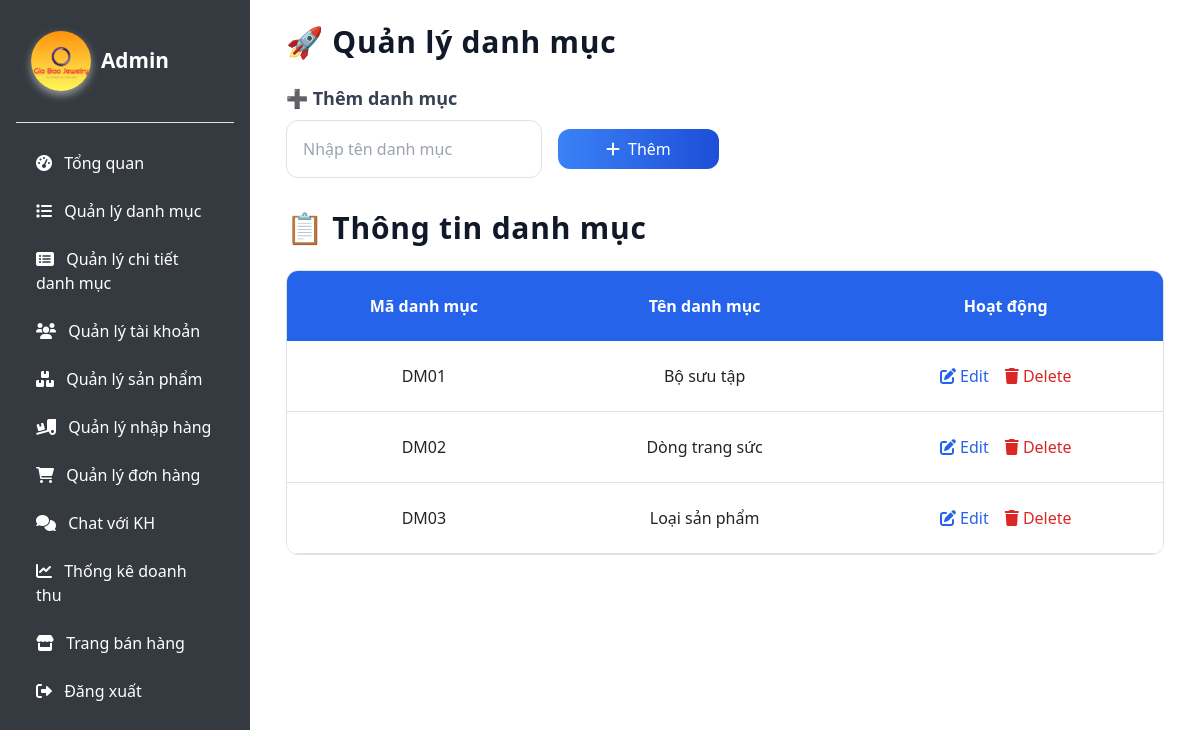
The page /admin/quanlydanhmuc.php on the database as committed earlier.
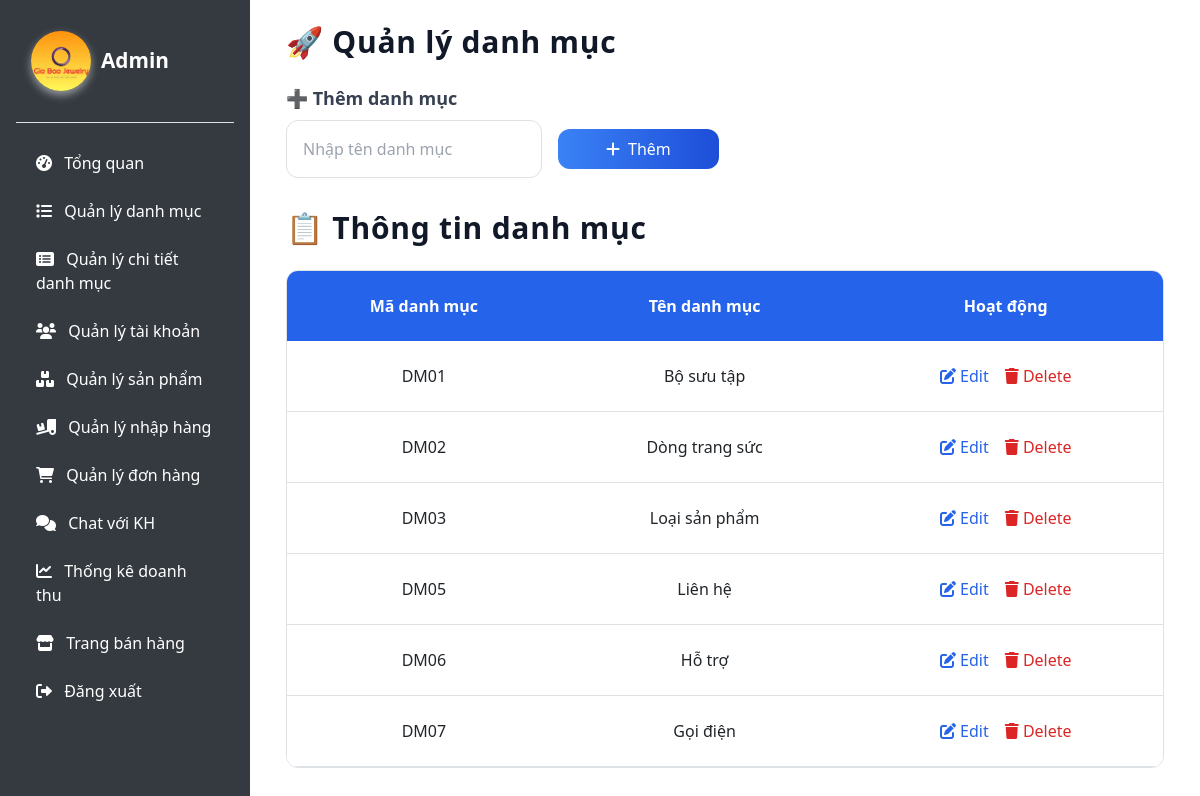
The same page on the database as committed later.
### tables this page shows
CREATE TABLE `danhmuc` (
  `MaDM` varchar(255) NOT NULL,
  `TenDM` varchar(255) NOT NULL
);

### admin/quanlydanhmuc.php (the view, shortened to what this page needs)
<?php
include dirname(__DIR__) . '/database/connect.php';
$sql = "SELECT MaDM, TenDM FROM danhmuc";
$result = $conn->query($sql);
?>
<html lang="vi">
<head>
    <link href="https://cdn.jsdelivr.net/npm/bootstrap@5.3.0/dist/css/bootstrap.min.css" rel="stylesheet">
    <link href="https://cdnjs.cloudflare.com/ajax/libs/font-awesome/6.0.0/css/all.min.css" rel="stylesheet">
    <script src="https://cdn.tailwindcss.com"></script>
    <link rel="stylesheet" href="../assets/quanlynhaphang.css">
    <link rel="stylesheet" href="../assets/admins.css">
</head>
<body>
    <div class="d-flex">
        <div class="sidebar d-flex flex-column p-3">
            <div class="d-flex align-items-center border-bottom pb-3 mb-3">
                <div class="admin-info">
                <img src="../images/logo.jpg" alt="Admin">
                    <span>Admin</span>
                </div>
            </div>
            <a href="admin.php"><i class="fas fa-tachometer-alt me-2"></i> Tổng quan</a>
            <a href="quanlydanhmuc.php"><i class="fas fa-list me-2"></i> Quản lý danh mục</a>
            <a href="chitietdanhmuc.php"><i class="fas fa-list-alt me-2"></i> Quản lý chi tiết danh mục</a>
            <a href="quanlytaikhoan.php"><i class="fas fa-users me-2"></i> Quản lý tài khoản</a>
            <a href="quanlysanpham.php"><i class="fas fa-boxes me-2"></i> Quản lý sản phẩm</a>
            <a href="quanlynhaphang.php"><i class="fas fa-truck-loading me-2"></i> Quản lý nhập hàng</a>
            <a href="quanlydonhang.php"><i class="fas fa-shopping-cart me-2"></i> Quản lý đơn hàng</a>
            <a href="quanlychat.php"><i class="fas fa-comments me-2"></i> Chat với KH</a>
            <a href="doanhthu.php"><i class="fas fa-chart-line me-2"></i> Thống kê doanh thu</a>
            <a href="../actions/logout.php"><i class="fas fa-store me-2"></i> Trang bán hàng</a>
            <a href="../views/login.php"><i class="fas fa-sign-out-alt me-2"></i> Đăng xuất</a>
        </div>
        <div class="p-4 bg-white main-content">
            <main class="container ">
                <section class="mb-8">
                    <h2 class="text-3xl font-extrabold mb-4 text-gray-900 tracking-wide">🚀 Quản lý danh mục</h2>
                    <h2 class="text-lg font-semibold mb-2 text-gray-700">➕ Thêm danh mục</h2>
                    <form id="categoryForm" class="flex space-x-4 items-center">
                        <input type="text" id="tenDM" placeholder="Nhập tên danh mục" required
                            class="w-64 p-3 border border-gray-300 rounded-xl focus:ring-4 focus:ring-blue-400 focus:outline-none transition-all duration-300">
                        <button type="submit"
                            class="bg-gradient-to-r from-blue-500 to-blue-700 text-white px-5 py-2 rounded-xl transition-all duration-300 hover:scale-105 hover:shadow-lg active:scale-95 flex items-center space-x-2">
                            <i class="fas fa-plus"></i> <span>Thêm</span>
                        </button>
                    </form>
                </section>
                <section>
                    <h2 class="text-3xl font-extrabold mb-4 text-gray-900 tracking-wide">📋 Thông tin danh mục</h2>
                    <div class="overflow-hidden border border-gray-300 rounded-xl transform transition-all duration-300 ">
                        <table class="min-w-full bg-white text-center">
                            <thead class="bg-blue-600 text-white">
                                <tr>
                                    <th class="py-4 px-6">Mã danh mục</th>
                                    <th class="py-4 px-6">Tên danh mục</th>
                                    <th class="py-4 px-6">Hoạt động</th>
                                </tr>
                            </thead>
                            <tbody id="categoryTable">
                                <?php if ($result->num_rows > 0): ?>
                                    <?php while ($row = $result->fetch_assoc()): ?>
                                        <tr id="row_<?= $row["MaDM"] ?>"
                                            class="hover:bg-gray-100 transition-all duration-300 border-b transform ">
                                            <td class="py-4 px-6"><?= $row["MaDM"] ?></td>
                                            <td class="py-4 px-6"><?= $row["TenDM"] ?></td>
                                            <td class="py-4 px-6">
                                                <div class="flex justify-center space-x-4">
                                                    <button class="text-blue-600 hover:text-blue-800 updateBtn transition-all duration-200 hover:scale-110"
                                                        data-id="<?= $row["MaDM"] ?>">
                                                        <i class="fas fa-edit"></i> Edit
                                                    </button>
                                                    <button class="text-red-600 hover:text-red-800 deleteBtn transition-all duration-200 hover:scale-110"
                                                        data-id="<?= $row["MaDM"] ?>">
                                                        <i class="fas fa-trash"></i> Delete
                                                    </button>
                                                </div>
                                            </td>
                                        </tr>
                                    <?php endwhile; ?>
                                <?php else: ?>
                                    <tr>
                                        <td colspan="3" class="py-4 px-6 text-gray-500">Không có danh mục nào!</td>
                                    </tr>
                                <?php endif; ?>
                            </tbody>
                        </table>
                    </div>
                </section>
            </main>
        </div>
    </div>
</body>
</html>

### assets/quanlynhaphang.css (style rules this page uses)
body { background-color: #f8f9fa; }
.sidebar { width: 250px; height: 100vh; background: #343a40; color: white; position: fixed; top: 0; left: 0; overflow-y: auto; padding-top: 20px; }
.sidebar a { color: white; text-decoration: none; display: block; padding: 12px 20px; transition: all 0.3s ease-in-out; position: relative; }
.sidebar a i { transition: transform 0.3s; }
.admin-info { display: flex; align-items: center; padding: 15px; border-radius: 10px; transition: transform 0.3s ease-in-out; }
.admin-info img { width: 60px; height: 60px; border-radius: 50%; box-shadow: 0px 4px 8px rgba(255, 255, 255, 0.5); transition: box-shadow 0.3s ease-in-out; }
.admin-info span { font-size: 1.3rem; font-weight: bold; color: white; margin-left: 10px; }
.main-content { margin-left: 250px; width: calc(100% - 250px); height: 100vh; overflow-y: auto; }

### assets/admins.css (style rules this page uses)
body { background-color: #f8f9fa; }
.sidebar { width: 250px; height: 100vh; background: #343a40; color: white; }
.sidebar a { color: white; text-decoration: none; display: block; padding: 12px 20px; transition: all 0.3s ease-in-out; position: relative; }
.sidebar a i { transition: transform 0.3s; }
.admin-info { display: flex; align-items: center; padding: 15px; border-radius: 10px; transition: transform 0.3s ease-in-out; }
.admin-info img { width: 60px; height: 60px; border-radius: 50%; box-shadow: 0px 4px 8px rgba(255, 255, 255, 0.5); transition: box-shadow 0.3s ease-in-out; }
.admin-info span { font-size: 1.3rem; font-weight: bold; color: white; margin-left: 10px; }

Rows that differ between the two databases and show on the page:
added danhmuc: MaDM "DM05", TenDM "Liên hệ"
added danhmuc: MaDM "DM06", TenDM "Hỗ trợ"
added danhmuc: MaDM "DM07", TenDM "Gọi điện"
